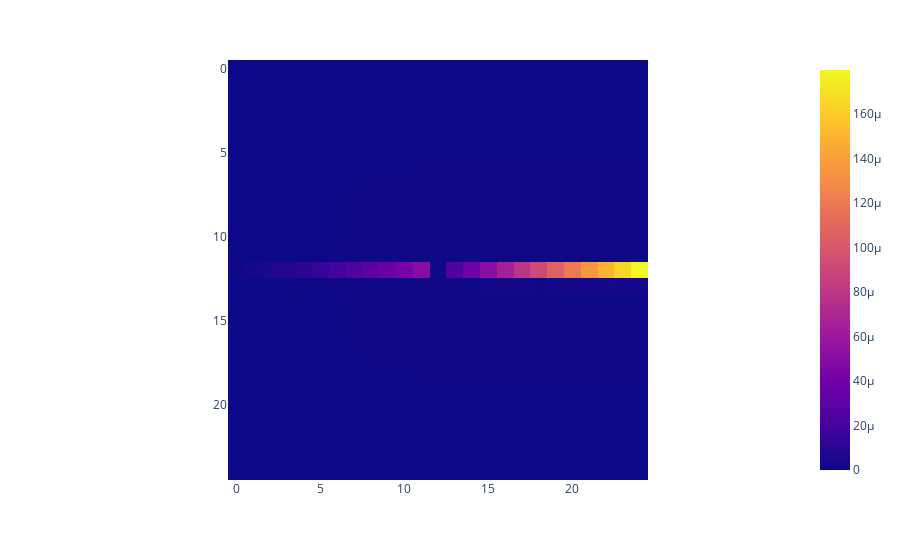

The code cell stored with this chart in its notebook:
### Markdown cell above
Next we plot the surface pressures for the final timestep

### Code cell
pressure = pf.read_pfb("./test_output/draining/tilted_v_with_reservoir.out.press.00009.pfb")
# pressure = pf.read_pfb("/Users/ben/Documents/GitHub/reservoir_test_cases/test_cases/idealized/test_output/filling/tilted_v_with_reservoir_initial_pressure.pfb")

px.imshow(pressure[0])

### Figure 1 — Plotly figure (JSON) as saved in the notebook; plotly's stock layout.template omitted (floating-point values rounded to 4 significant figures; data arrays with more than 128 entries replaced by an {"elided": "..."} marker saying what was removed)
{"data": [{"coloraxis": "coloraxis", "hovertemplate": "x: %{x}<br>y: %{y}<br>color: %{z}<extra></extra>", "name": "0", "type": "heatmap", "xaxis": "x", "yaxis": "y", "z": {"elided": "25x25 float values"}}], "layout": {"coloraxis": {"colorscale": [[0, "#0d0887"], [0.1111, "#46039f"], [0.2222, "#7201a8"], [0.3333, "#9c179e"], [0.4444, "#bd3786"], [0.5556, "#d8576b"], [0.6667, "#ed7953"], [0.7778, "#fb9f3a"], [0.8889, "#fdca26"], [1, "#f0f921"]]}, "margin": {"t": 60}, "xaxis": {"anchor": "y", "constrain": "domain", "domain": [0, 1], "scaleanchor": "y"}, "yaxis": {"anchor": "x", "autorange": "reversed", "constrain": "domain", "domain": [0, 1]}}}
